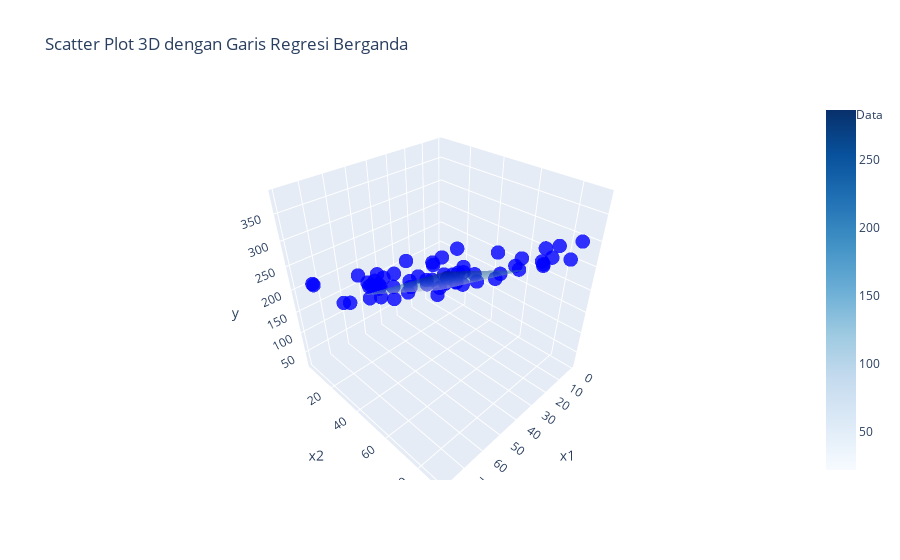

The cell this chart's notebook holds for it:
### Markdown cell above
# <center><div style="font-family: Times New Roman; font-size: 30px; border-radius : 10px; background-color: #dc839eff; color: #d3e381ff; padding: 12px; line-height: 0.7;">Regresi Berganda & Plot 3D</div></center>

### Code cell
# mengahasilkan data acak
np.random.seed(21)
x1 = np.random.randint(5, 81, 60)
x2 = np.random.randint(10, 91, 60)
y = 10 + 2 * x1 + 3 * x2 + np.random.normal(0, 15, 60)

# membuat dataframe
df = pd.DataFrame({
    "x1": x1,
    "x2": x2,
    "y": y
})

# analisis regresi sederhana
x =sm.add_constant(df[["x1", "x2"]])
model = sm.OLS(df["y"], x). fit()

# mendapatkan koefisien regresi
koefisien = model.params

# scatter plot 3D
scatter_plot = go.Scatter3d(
    x=df["x1"],
    y=df["x2"],
    z=df["y"],
    mode="markers",
    marker=dict(
        size=5,
        color="blue",
        opacity=0.8
    ),
    name="Data"
)

# membuat grid untuk permukaan regresi
x1_grid, x2_grid = np.meshgrid(np.linspace(1, 50, 10), np.linspace(3, 60, 10))
y_pred = koefisien.iloc[0] + koefisien.iloc[1] * x1_grid + koefisien.iloc[2] * x2_grid

# permukaan regresi 3D
regresion_surface = go.Surface(
    x=x1_grid,
    y=x2_grid,
    z=y_pred,
    colorscale="Blues",
    opacity=0.5,
    name="Garis Regresi"
)

# membuat layout plot
layout = go.Layout(
    title="Scatter Plot 3D dengan Garis Regresi Berganda",
    scene=dict(
        xaxis_title="x1",
        yaxis_title="x2",
        zaxis_title="y"
    ),
    showlegend=True 
)

# membuat figure dengan scatter plot dan permukaan regresi
fig = go.Figure(data=[scatter_plot, regresion_surface], layout=layout)

# menampilkan plot
fig.show()

### Figure 1 — Plotly figure (JSON) as saved in the notebook; plotly's stock layout.template omitted (floating-point values rounded to 4 significant figures)
{"data": [{"marker": {"color": "blue", "opacity": 0.8, "size": 5}, "mode": "markers", "name": "Data", "type": "scatter3d", "x": [78, 61, 9, 53, 40, 65, 79, 77, 68, 49, 66, 53, 64, 25, 61, 46, 10, 23, 75, 55, 61, 53, 58, 10, 40, 38, 17, 20, 11, 33, 14, 5, 10, 74, 62, 9, 35, 35, 30, 37, 37, 68, 30, 58, 71, 76, 38, 13, 63, 55, 29, 30, 69, 30, 52, 44, 10, 48, 23, 44], "y": [14, 44, 60, 67, 26, 11, 61, 11, 37, 43, 42, 41, 76, 84, 77, 11, 75, 89, 43, 59, 43, 21, 21, 87, 65, 46, 83, 39, 13, 48, 56, 34, 75, 51, 11, 90, 71, 35, 45, 20, 83, 78, 38, 26, 44, 51, 10, 66, 40, 88, 11, 88, 75, 46, 71, 63, 10, 13, 17, 42], "z": [231.3, 275.5, 213.2, 301.2, 166.1, 155.3, 345.5, 225.5, 260.2, 242.7, 257.6, 278.0, 336.3, 298.1, 377.2, 123.7, 243.1, 330.6, 300.2, 307.2, 248.2, 190.3, 170.9, 277.2, 270.0, 228.9, 287.7, 152.7, 71.47, 204.6, 198.4, 117.3, 246.5, 295.9, 148.3, 314.5, 262.0, 189.5, 192.9, 133.4, 306.3, 379.5, 175.7, 219.9, 275.5, 298.7, 97.98, 248.4, 264.5, 378.8, 125.9, 338.0, 368.6, 215.8, 310.5, 288.5, 43.02, 153.6, 116.5, 222.4]}, {"colorscale": [[0, "rgb(247,251,255)"], [0.125, "rgb(222,235,247)"], [0.25, "rgb(198,219,239)"], [0.375, "rgb(158,202,225)"], [0.5, "rgb(107,174,214)"], [0.625, "rgb(66,146,198)"], [0.75, "rgb(33,113,181)"], [0.875, "rgb(8,81,156)"], [1, "rgb(8,48,107)"]], "name": "Garis Regresi", "opacity": 0.5, "type": "surface", "x": [[1.0, 6.444, 11.89, 17.33, 22.78, 28.22, 33.67, 39.11, 44.56, 50.0], [1.0, 6.444, 11.89, 17.33, 22.78, 28.22, 33.67, 39.11, 44.56, 50.0], [1.0, 6.444, 11.89, 17.33, 22.78, 28.22, 33.67, 39.11, 44.56, 50.0], [1.0, 6.444, 11.89, 17.33, 22.78, 28.22, 33.67, 39.11, 44.56, 50.0], [1.0, 6.444, 11.89, 17.33, 22.78, 28.22, 33.67, 39.11, 44.56, 50.0], [1.0, 6.444, 11.89, 17.33, 22.78, 28.22, 33.67, 39.11, 44.56, 50.0], [1.0, 6.444, 11.89, 17.33, 22.78, 28.22, 33.67, 39.11, 44.56, 50.0], [1.0, 6.444, 11.89, 17.33, 22.78, 28.22, 33.67, 39.11, 44.56, 50.0], [1.0, 6.444, 11.89, 17.33, 22.78, 28.22, 33.67, 39.11, 44.56, 50.0], [1.0, 6.444, 11.89, 17.33, 22.78, 28.22, 33.67, 39.11, 44.56, 50.0]], "y": [[3.0, 3.0, 3.0, 3.0, 3.0, 3.0, 3.0, 3.0, 3.0, 3.0], [9.333, 9.333, 9.333, 9.333, 9.333, 9.333, 9.333, 9.333, 9.333, 9.333], [15.67, 15.67, 15.67, 15.67, 15.67, 15.67, 15.67, 15.67, 15.67, 15.67], [22.0, 22.0, 22.0, 22.0, 22.0, 22.0, 22.0, 22.0, 22.0, 22.0], [28.33, 28.33, 28.33, 28.33, 28.33, 28.33, 28.33, 28.33, 28.33, 28.33], [34.67, 34.67, 34.67, 34.67, 34.67, 34.67, 34.67, 34.67, 34.67, 34.67], [41.0, 41.0, 41.0, 41.0, 41.0, 41.0, 41.0, 41.0, 41.0, 41.0], [47.33, 47.33, 47.33, 47.33, 47.33, 47.33, 47.33, 47.33, 47.33, 47.33], [53.67, 53.67, 53.67, 53.67, 53.67, 53.67, 53.67, 53.67, 53.67, 53.67], [60.0, 60.0, 60.0, 60.0, 60.0, 60.0, 60.0, 60.0, 60.0, 60.0]], "z": [[21.58, 32.64, 43.7, 54.76, 65.82, 76.88, 87.94, 99.0, 110.1, 121.1], [39.95, 51.02, 62.08, 73.14, 84.2, 95.26, 106.3, 117.4, 128.4, 139.5], [58.33, 69.39, 80.45, 91.51, 102.6, 113.6, 124.7, 135.8, 146.8, 157.9], [76.7, 87.77, 98.83, 109.9, 120.9, 132.0, 143.1, 154.1, 165.2, 176.3], [95.08, 106.1, 117.2, 128.3, 139.3, 150.4, 161.4, 172.5, 183.6, 194.6], [113.5, 124.5, 135.6, 146.6, 157.7, 168.8, 179.8, 190.9, 201.9, 213.0], [131.8, 142.9, 154.0, 165.0, 176.1, 187.1, 198.2, 209.3, 220.3, 231.4], [150.2, 161.3, 172.3, 183.4, 194.4, 205.5, 216.6, 227.6, 238.7, 249.8], [168.6, 179.6, 190.7, 201.8, 212.8, 223.9, 234.9, 246.0, 257.1, 268.1], [187.0, 198.0, 209.1, 220.1, 231.2, 242.3, 253.3, 264.4, 275.4, 286.5]]}], "layout": {"scene": {"xaxis": {"title": {"text": "x1"}}, "yaxis": {"title": {"text": "x2"}}, "zaxis": {"title": {"text": "y"}}}, "showlegend": true, "title": {"text": "Scatter Plot 3D dengan Garis Regresi Berganda"}}}
